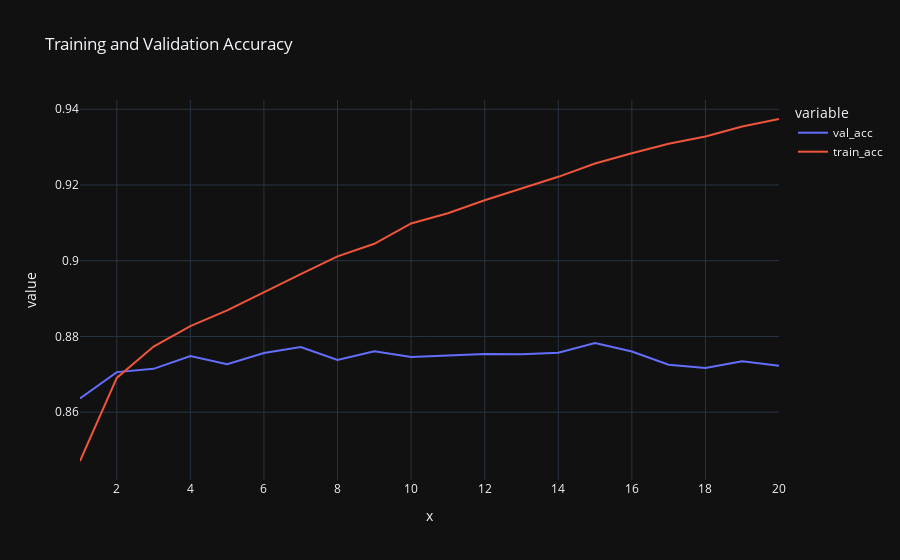

Notebook source saved alongside this figure:
### Code cell
plt.figure(figsize = (12, 6))

train_acc = model_history.history['accuracy']
val_acc = model_history.history['val_accuracy'] 
epoch = range(1, 21)


accuracy = pd.DataFrame({'train_acc' : train_acc, 'val_acc' : val_acc})

px.line(data_frame = accuracy, x = epoch, y = ['val_acc', 'train_acc'], title = 'Training and Validation Accuracy',
        template = 'plotly_dark')

### Figure 1 — Plotly figure (JSON) as saved in the notebook; plotly's stock layout.template omitted (floating-point values rounded to 4 significant figures)
{"data": [{"hovertemplate": "variable=val_acc<br>x=%{x}<br>value=%{y}<extra></extra>", "legendgroup": "val_acc", "line": {"color": "#636efa", "dash": "solid"}, "marker": {"symbol": "circle"}, "mode": "lines", "name": "val_acc", "orientation": "v", "showlegend": true, "type": "scatter", "x": [1, 2, 3, 4, 5, 6, 7, 8, 9, 10, 11, 12, 13, 14, 15, 16, 17, 18, 19, 20], "xaxis": "x", "y": [0.8636, 0.8706, 0.8715, 0.8748, 0.8727, 0.8756, 0.8772, 0.8738, 0.8761, 0.8746, 0.8749, 0.8754, 0.8753, 0.8757, 0.8782, 0.876, 0.8725, 0.8717, 0.8735, 0.8723], "yaxis": "y"}, {"hovertemplate": "variable=train_acc<br>x=%{x}<br>value=%{y}<extra></extra>", "legendgroup": "train_acc", "line": {"color": "#EF553B", "dash": "solid"}, "marker": {"symbol": "circle"}, "mode": "lines", "name": "train_acc", "orientation": "v", "showlegend": true, "type": "scatter", "x": [1, 2, 3, 4, 5, 6, 7, 8, 9, 10, 11, 12, 13, 14, 15, 16, 17, 18, 19, 20], "xaxis": "x", "y": [0.8471, 0.8691, 0.8773, 0.8827, 0.8869, 0.8918, 0.8965, 0.9012, 0.9045, 0.9099, 0.9125, 0.916, 0.919, 0.9222, 0.9257, 0.9284, 0.9309, 0.9328, 0.9355, 0.9374], "yaxis": "y"}], "layout": {"legend": {"title": {"text": "variable"}, "tracegroupgap": 0}, "title": {"text": "Training and Validation Accuracy"}, "xaxis": {"anchor": "y", "domain": [0, 1], "title": {"text": "x"}}, "yaxis": {"anchor": "x", "domain": [0, 1], "title": {"text": "value"}}}}
